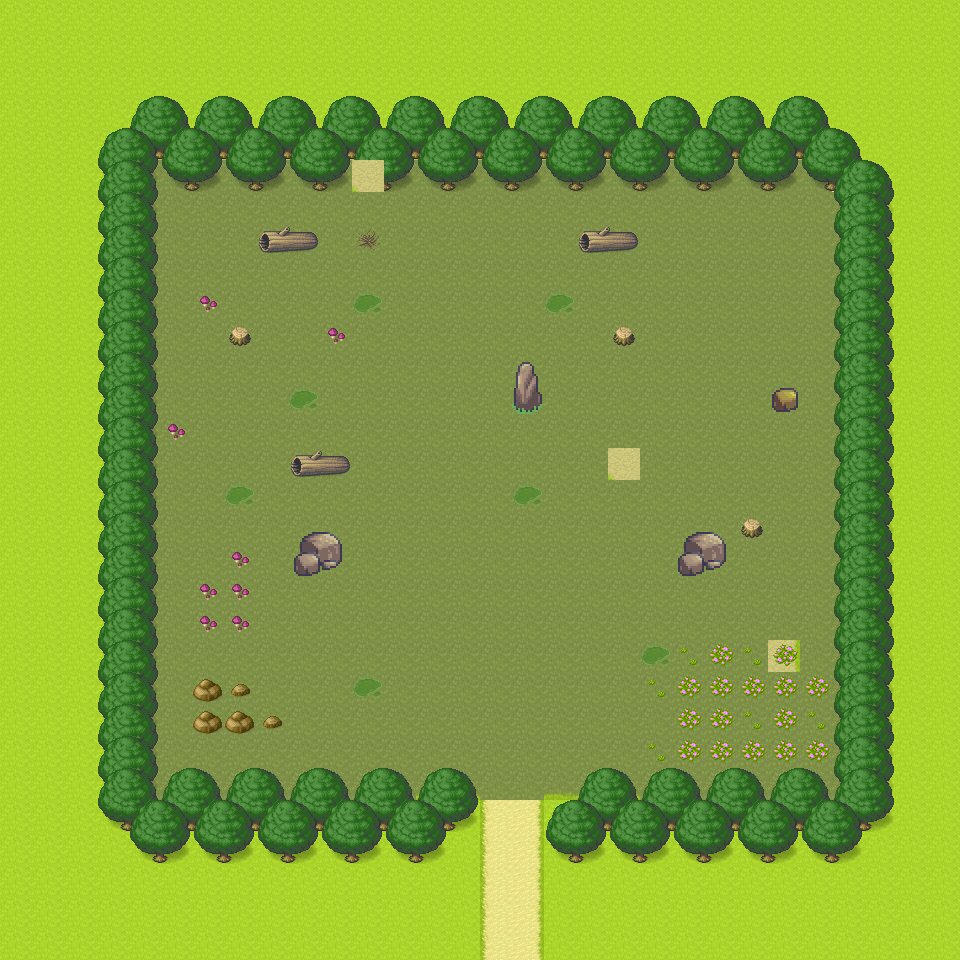

The image is a tile-based game level rendered from a .tmx file. Its description and source (layers, tilesets, objects; grid data summarised) follow:
An orthogonal 30x30 tile map with 32x32 px tiles, 4 tile layers (grassLayer, floorLayer, treesLayer, decorationLayer), 3 tilesets and 1 object (macaw).

<map version="1.5" tiledversion="1.7.2" orientation="orthogonal" renderorder="right-down" width="30" height="30" tilewidth="32" tileheight="32" infinite="0" nextlayerid="6" nextobjectid="3">
 <editorsettings>
  <export target="empty-room.json" format="json" />
 </editorsettings>
 <tileset firstgid="1" name="pipoya-set" tilewidth="32" tileheight="32" tilecount="1064" columns="8">
  <image source="pipoya-set.png" width="256" height="4256" />
 </tileset>
 <tileset firstgid="1065" name="grassdirt" tilewidth="32" tileheight="32" tilecount="528" columns="8">
  <image source="grassdirt.png" width="256" height="2112" />
 </tileset>
 <tileset firstgid="1593" name="house" tilewidth="32" tileheight="32" tilecount="704" columns="8">
  <image source="house.png" width="256" height="2816" />
 </tileset>
 <layer id="1" name="grassLayer" width="30" height="30">
  <data>[900 cells, 900 non-empty, 1 distinct tile ids]</data>
 </layer>
 <objectgroup id="5" name="objectLayer">
  <object id="2" name="macaw" x="697.299" y="411.125">
   <point />
  </object>
 </objectgroup>
 <layer id="4" name="floorLayer" width="30" height="30">
  <data>[900 cells, 470 non-empty, 5 distinct tile ids]</data>
 </layer>
 <layer id="2" name="treesLayer" width="30" height="30">
  <data>[900 cells, 210 non-empty, 10 distinct tile ids]</data>
 </layer>
 <layer id="3" name="decorationLayer" width="30" height="30">
  <data>[900 cells, 62 non-empty, 17 distinct tile ids]</data>
 </layer>
</map>
